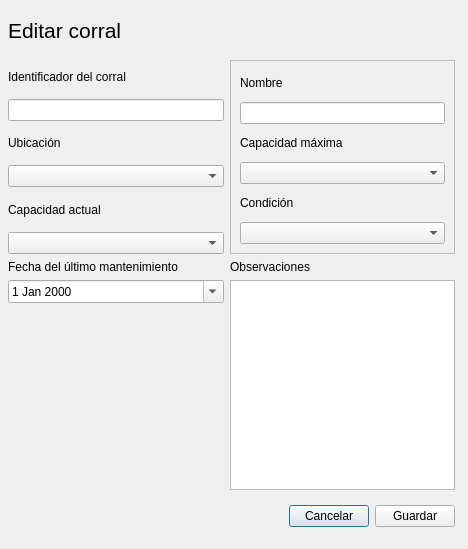
<?xml version="1.0" encoding="UTF-8"?>
<ui version="4.0">
 <class>Dialog</class>
 <widget class="QDialog" name="Dialog">
  <property name="geometry">
   <rect>
    <x>0</x>
    <y>0</y>
    <width>468</width>
    <height>549</height>
   </rect>
  </property>
  <property name="windowTitle">
   <string>Editar animal</string>
  </property>
  <widget class="QWidget" name="widget" native="true">
   <property name="geometry">
    <rect>
     <x>8</x>
     <y>496</y>
     <width>447</width>
     <height>41</height>
    </rect>
   </property>
   <layout class="QHBoxLayout" name="horizontalLayout">
    <item>
     <spacer name="horizontalSpacer">
      <property name="orientation">
       <enum>Qt::Horizontal</enum>
      </property>
      <property name="sizeHint" stdset="0">
       <size>
        <width>264</width>
        <height>20</height>
       </size>
      </property>
     </spacer>
    </item>
    <item>
     <widget class="QPushButton" name="pushButton">
      <property name="text">
       <string>Cancelar</string>
      </property>
     </widget>
    </item>
    <item>
     <widget class="QPushButton" name="pushButton_2">
      <property name="text">
       <string>Guardar</string>
      </property>
     </widget>
    </item>
   </layout>
  </widget>
  <widget class="QWidget" name="widget_2" native="true">
   <property name="geometry">
    <rect>
     <x>8</x>
     <y>60</y>
     <width>216</width>
     <height>194</height>
    </rect>
   </property>
   <layout class="QVBoxLayout" name="verticalLayout_2">
    <item>
     <widget class="QLabel" name="label_2">
      <property name="text">
       <string>Identificador del corral</string>
      </property>
     </widget>
    </item>
    <item>
     <widget class="QLineEdit" name="lineEdit"/>
    </item>
    <item>
     <widget class="QLabel" name="label_4">
      <property name="text">
       <string>Ubicación</string>
      </property>
     </widget>
    </item>
    <item>
     <widget class="QComboBox" name="comboBox"/>
    </item>
    <item>
     <widget class="QLabel" name="label_6">
      <property name="text">
       <string>Capacidad actual</string>
      </property>
     </widget>
    </item>
    <item>
     <widget class="QComboBox" name="comboBox_3"/>
    </item>
   </layout>
  </widget>
  <widget class="QFrame" name="frame">
   <property name="geometry">
    <rect>
     <x>230</x>
     <y>60</y>
     <width>225</width>
     <height>194</height>
    </rect>
   </property>
   <property name="frameShape">
    <enum>QFrame::StyledPanel</enum>
   </property>
   <property name="frameShadow">
    <enum>QFrame::Raised</enum>
   </property>
   <layout class="QVBoxLayout" name="verticalLayout">
    <item>
     <widget class="QLabel" name="label_3">
      <property name="text">
       <string>Nombre</string>
      </property>
     </widget>
    </item>
    <item>
     <widget class="QLineEdit" name="lineEdit_2"/>
    </item>
    <item>
     <widget class="QLabel" name="label_5">
      <property name="text">
       <string>Capacidad máxima</string>
      </property>
     </widget>
    </item>
    <item>
     <widget class="QComboBox" name="comboBox_2">
      <property name="editable">
       <bool>false</bool>
      </property>
      <property name="currentText">
       <string/>
      </property>
     </widget>
    </item>
    <item>
     <widget class="QLabel" name="label_8">
      <property name="text">
       <string>Condición</string>
      </property>
     </widget>
    </item>
    <item>
     <widget class="QComboBox" name="comboBox_4"/>
    </item>
   </layout>
  </widget>
  <widget class="QWidget" name="widget_5" native="true">
   <property name="geometry">
    <rect>
     <x>8</x>
     <y>260</y>
     <width>216</width>
     <height>230</height>
    </rect>
   </property>
   <layout class="QGridLayout" name="gridLayout_2">
    <item row="1" column="0" colspan="2">
     <widget class="QDateEdit" name="dateEdit">
      <property name="calendarPopup">
       <bool>true</bool>
      </property>
     </widget>
    </item>
    <item row="0" column="0" colspan="2">
     <widget class="QLabel" name="label_7">
      <property name="text">
       <string>Fecha del último mantenimiento</string>
      </property>
     </widget>
    </item>
    <item row="2" column="0">
     <spacer name="verticalSpacer">
      <property name="orientation">
       <enum>Qt::Vertical</enum>
      </property>
      <property name="sizeHint" stdset="0">
       <size>
        <width>20</width>
        <height>111</height>
       </size>
      </property>
     </spacer>
    </item>
   </layout>
  </widget>
  <widget class="QWidget" name="widget_4" native="true">
   <property name="geometry">
    <rect>
     <x>8</x>
     <y>6</y>
     <width>441</width>
     <height>48</height>
    </rect>
   </property>
   <layout class="QHBoxLayout" name="horizontalLayout_2">
    <item>
     <widget class="QLabel" name="label">
      <property name="font">
       <font>
        <family>Segoe UI</family>
        <pointsize>16</pointsize>
       </font>
      </property>
      <property name="text">
       <string>Editar corral</string>
      </property>
     </widget>
    </item>
    <item>
     <spacer name="horizontalSpacer_2">
      <property name="orientation">
       <enum>Qt::Horizontal</enum>
      </property>
      <property name="sizeHint" stdset="0">
       <size>
        <width>207</width>
        <height>20</height>
       </size>
      </property>
     </spacer>
    </item>
   </layout>
  </widget>
  <widget class="QWidget" name="widget_3" native="true">
   <property name="geometry">
    <rect>
     <x>230</x>
     <y>260</y>
     <width>225</width>
     <height>230</height>
    </rect>
   </property>
   <layout class="QGridLayout" name="gridLayout">
    <item row="0" column="1">
     <widget class="QLabel" name="label_11">
      <property name="text">
       <string>Observaciones</string>
      </property>
     </widget>
    </item>
    <item row="1" column="1">
     <widget class="QTextEdit" name="textEdit"/>
    </item>
   </layout>
  </widget>
 </widget>
 <resources>
  <include location="resources.qrc"/>
  <include location="../../AppData/Local/Programs/Python/Python313/Lib/site-packages/QtDesigner/resources.qrc"/>
  <include location="../../.designer/backup/resources.qrc"/>
 </resources>
 <connections/>
</ui>
